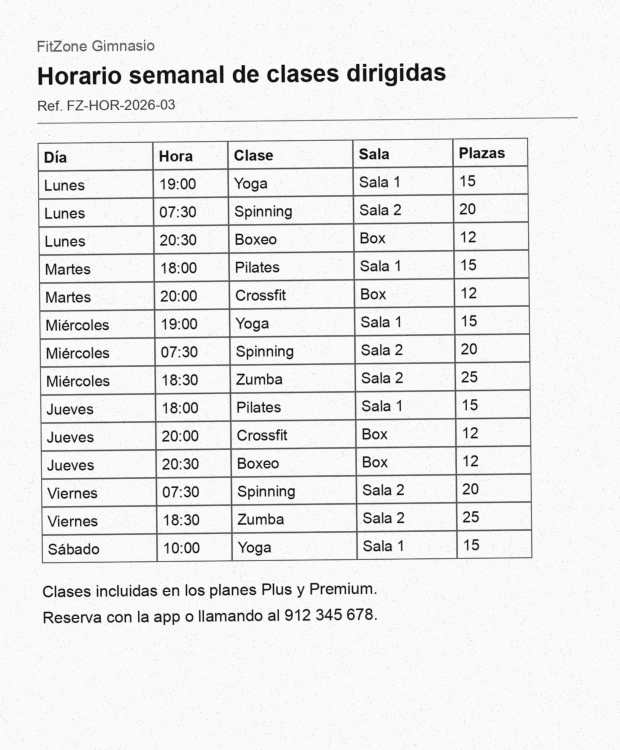
#> input picture documentos/horario_clases.png, 1240 x 1500 px (shown at 1/2 size); its folder holds only this picture in this run
$ python ocr.py
#> lines starting #> are read from the running program, lines starting #| are printed output that depends on the picture; after the words box and inside, x2 and y2 are one past the last pixel; in counts of white or black regions, pixels touching at a corner belong together
"""
OCR offline con Tesseract + validacion y extraccion de campos con regex.

Se ejecuta UNA SOLA VEZ y guarda el resultado en datos/documentos_ocr.json.
El webhook solo lee ese fichero: el OCR tarda segundos y Dialogflow corta a
los 5, asi que nunca puede ir dentro de una peticion.

Uso:
    python ocr.py
"""

import json
import re
import shutil
from datetime import datetime
from pathlib import Path

import numpy as np
import pytesseract
from PIL import Image, ImageOps

BASE = Path(__file__).parent
CARPETA = BASE / "documentos"
SALIDA = BASE / "datos" / "documentos_ocr.json"
TESSDATA = BASE / "tessdata"   # aqui esta spa.traineddata
EXTENSIONES = (".jpg", ".jpeg", ".png", ".tif", ".tiff")

# En Mac con Apple Silicon el tesseract de /usr/local puede ser x86 y no
# arrancar: preferimos el de Homebrew si existe.
for candidato in ("/opt/homebrew/bin/tesseract", shutil.which("tesseract")):
    if candidato and Path(candidato).is_file():
        pytesseract.pytesseract.tesseract_cmd = candidato
        break
#> in leer_documento, imagen is the input picture: PIL image 1240x1500 L; min 6, max 253, mean 235.9

# --psm 6 = "un bloque de texto uniforme": funciona bien con parrafos y tablas simples.
CONFIG_TESSERACT = f"--psm 6 --tessdata-dir {TESSDATA}"


# Regex de validacion / extraccion

PATRONES = {
    # Referencia de documento, p. ej. FZ-NOR-2026-01
    "referencia": r"\bFZ-[A-Z]{3}-\d{4}-\d{2}\b",
    # Fechas tipo 31/12/2026
    "fecha": r"\b\d{1,2}/\d{1,2}/\d{4}\b",
    # Importes tipo 29,90 € / 1.250,00 €
    "importe": r"\b\d{1,3}(?:\.\d{3})*,\d{2}\s?€",
    # Horas tipo 07:30
    "hora": r"\b(?:[01]\d|2[0-3]):[0-5]\d\b",
    # Telefono espanol de 9 digitos
    "telefono": r"\b[6-9]\d{2}\s?\d{3}\s?\d{3}\b",
}


def enderezar(imagen: Image.Image) -> Image.Image:
    """Prueba giros de -2 a 2 grados y se queda con el que deja las lineas de texto mas nitidas."""
    pequena = imagen.resize((imagen.width // 2, imagen.height // 2))
    mejor, mejor_puntuacion = 0.0, -1.0
    for angulo in np.arange(-2, 2.01, 0.2):
        tinta = np.asarray(pequena.rotate(angulo, fillcolor=255)) < 140
        puntuacion = np.var(tinta.sum(axis=1))
        if puntuacion > mejor_puntuacion:
            mejor, mejor_puntuacion = angulo, puntuacion
#> this loop made 21 passes
#> (puntuacion, mejor, mejor_puntuacion) on passes 1 to 8: (1369.1, -2, 1369.1), (1548.9, -1.8, 1548.9), (1796.4, -1.6, 1796.4), (2151.5, -1.4, 2151.5), (2624.3, -1.2, 2624.3), (3449.9, -1, 3449.9), (4940.7, -0.8, 4940.7), (6999.8, -0.6, 6999.8)
#> pass 1, in enderezar, `tinta = np.asarray(pequena.rotate(angulo, fillcolor=255)) < 140`:
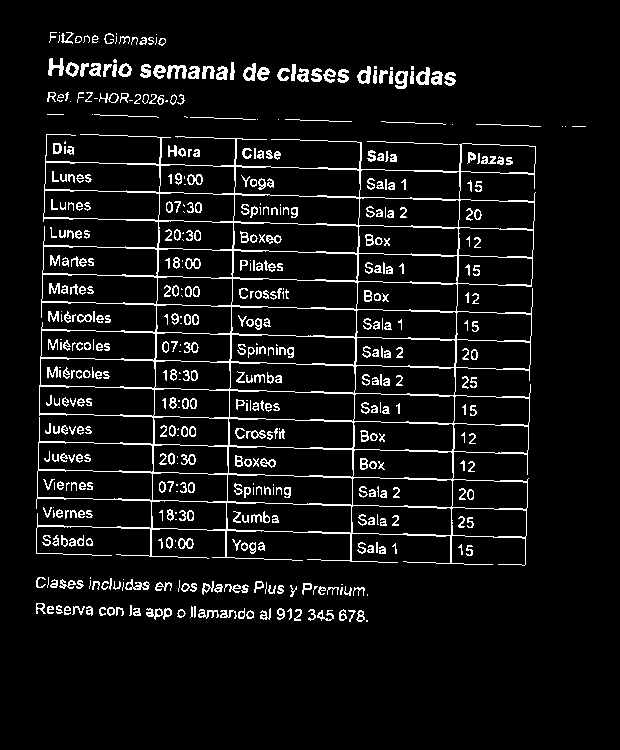
#> tinta: shape (750, 620) bool; 7.2% white in thin lines or dots, all inside (x1, y1, x2, y2) = (36, 32, 586, 622)
#> pass 3, in enderezar, `tinta = np.asarray(pequena.rotate(angulo, fillcolor=255)) < 140`:
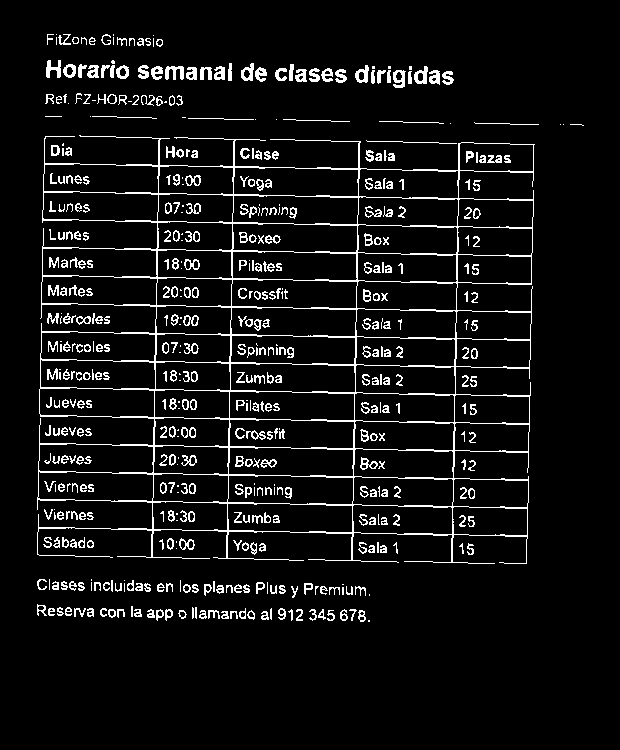
#> tinta: shape (750, 620) bool; 7.2% white in thin lines or dots, all inside (x1, y1, x2, y2) = (37, 34, 584, 622)
#> after the loop, mejor = -0.6; mejor_puntuacion = 6999.8
    return imagen.rotate(mejor, expand=False, fillcolor=255, resample=Image.BICUBIC)


def quitar_lineas(tinta: np.ndarray, largo: int) -> np.ndarray:
    """
    Borra de la imagen binaria (True = tinta) las rayas de mas de `largo` pixeles,
    horizontales y verticales. Son los bordes de las tablas: Tesseract los lee
    como letras sueltas ('|', '[') y desbarata el reconocimiento de las celdas.
    Las letras miden menos que `largo`, asi que no se tocan.
    """
#> called with largo = 90
    limpia = tinta.copy()
#> limpia: shape (3000, 2480) bool; 7.5% white; 540 white regions (4 under 20 px), largest, box (x1, y1, x2, y2) and area: (159, 559, 2123, 2243) 233067, (160, 479, 2322, 485) 8660, (641, 274, 716, 329) 2656
    for eje in (0, 1):
        vista = limpia if eje == 1 else limpia.T      # filas de la vista = lineas a revisar
        for i in range(vista.shape[0]):
            fila = np.concatenate(([0], vista[i].astype(np.int8), [0]))
            cambios = np.flatnonzero(np.diff(fila))
            for ini, fin in zip(cambios[::2], cambios[1::2]):
                if fin - ini > largo:
                    vista[i, ini:fin] = False
#> this loop made 2 passes
#> pass 1, in quitar_lineas, `vista = limpia if eje == 1 else limpia.T`:
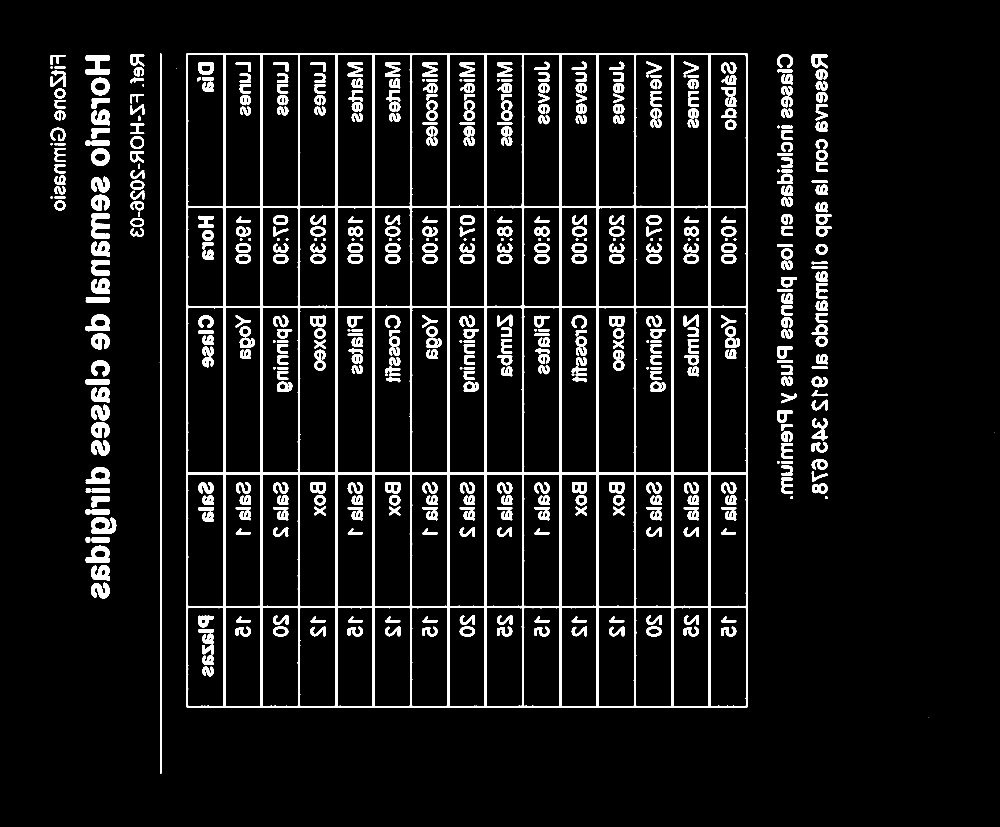
#> vista: shape (2480, 3000) bool (shown at 1/3 size); 7.5% white; 540 white regions (4 under 20 px), largest, box (x1, y1, x2, y2) and area: (559, 159, 2243, 2123) 233067, (479, 160, 485, 2322) 8660, (274, 641, 329, 716) 2656
#> after the loop:
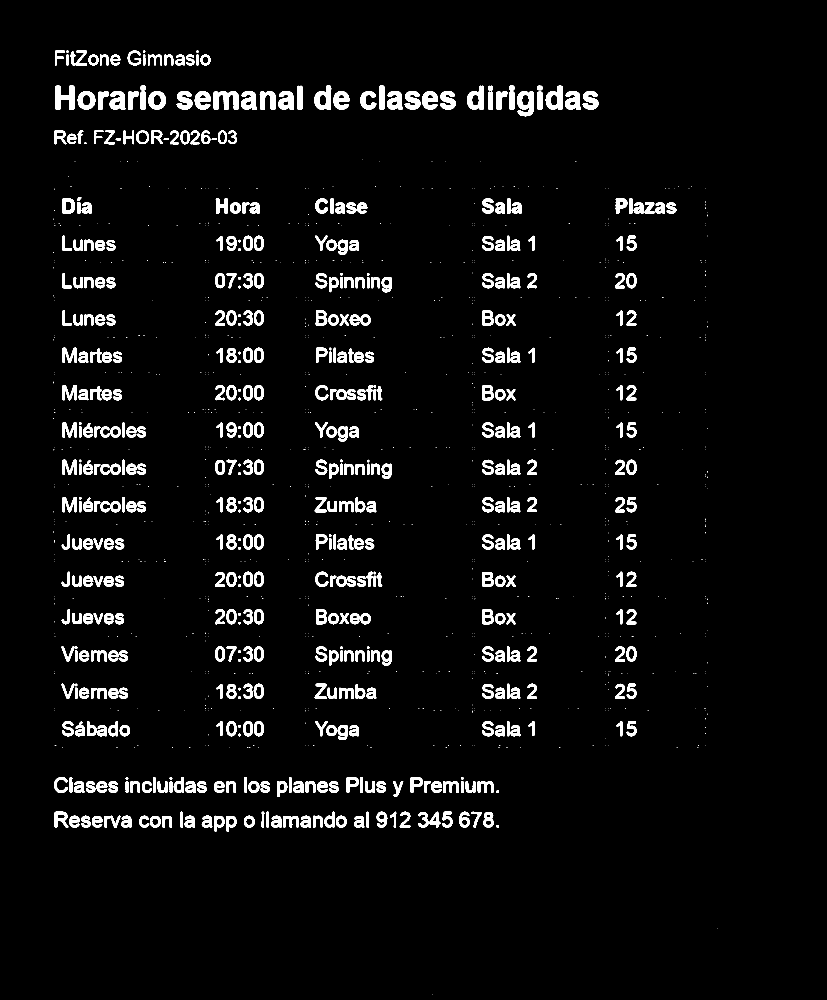
#> vista: shape (3000, 2480) bool (shown at 1/3 size); 4.3% white; 1350 white regions (816 under 20 px), largest, box (x1, y1, x2, y2) and area: (641, 274, 716, 329) 2656, (166, 257, 223, 329) 2598, (1551, 273, 1601, 349) 2498
    return limpia


def leer_documento(ruta: Path) -> str:
    """
    Preprocesado, en este orden y por esto:
      1. escala de grises + autocontraste: el tono de papel y el ruido del escaneo
         suben el fondo.
      2. enderezar: el escaneo sale con unos grados de giro; sin esto las rayas
         de las tablas quedan inclinadas y no se pueden borrar.
      3. ampliar x2: Tesseract rinde mejor con letra de ~30 px de alto.
      4. binarizar y quitar rayas de tabla.
    """
    imagen = Image.open(ruta).convert("L")
    imagen = ImageOps.autocontrast(imagen, cutoff=2)
    imagen = enderezar(imagen)
    imagen = imagen.resize((imagen.width * 2, imagen.height * 2), Image.LANCZOS)
    tinta = quitar_lineas(np.asarray(imagen) < 160, largo=90)
    limpia = Image.fromarray(np.where(tinta, 0, 255).astype(np.uint8))
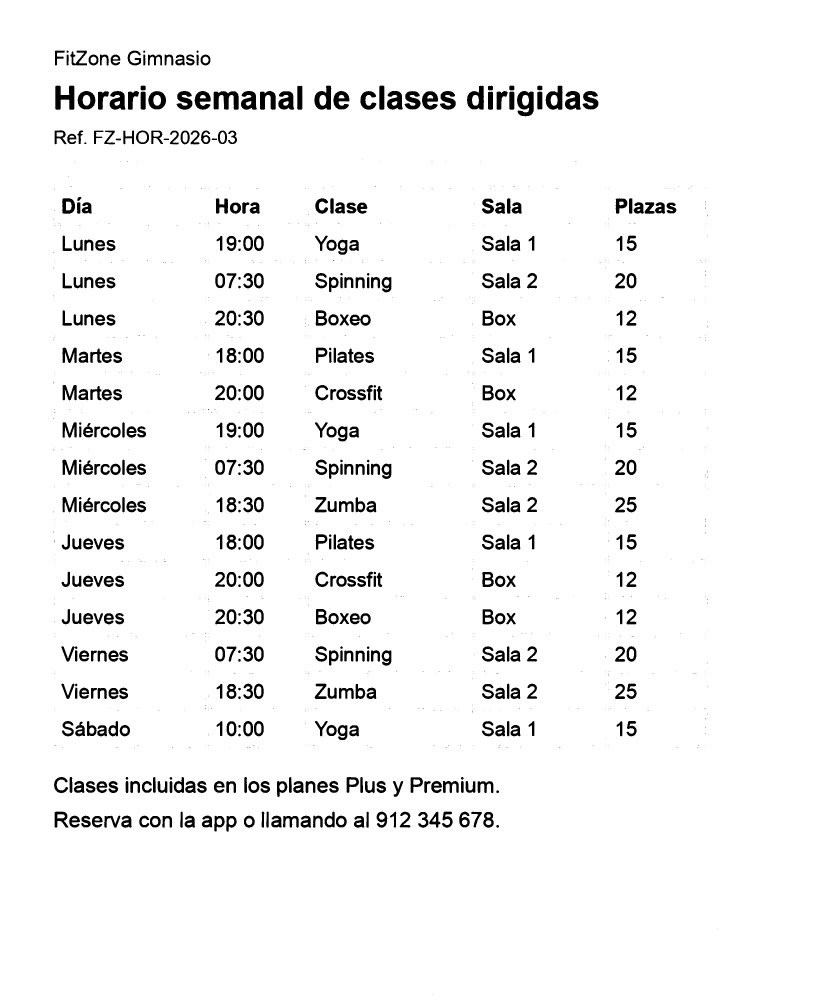
#> limpia: PIL image 2480x3000 L (shown at 1/3 size); 95.7% white; 1350 black regions (816 under 20 px), largest, box (x1, y1, x2, y2) and area: (641, 274, 716, 329) 2656, (166, 257, 223, 329) 2598, (1551, 273, 1601, 349) 2498
    return pytesseract.image_to_string(limpia, lang="spa", config=CONFIG_TESSERACT)


# [18 lines left out: functions fecha_valida, analizar, not called in this run]


def main() -> None:
    imagenes = sorted(p for p in CARPETA.iterdir() if p.suffix.lower() in EXTENSIONES)
    if not imagenes:
        raise SystemExit("No hay imágenes en documentos/. Ejecuta antes generar_documentos.py")

    resultado = {}
    for ruta in imagenes:
        texto = leer_documento(ruta).strip()
        campos = analizar(texto)
        resultado[ruta.name] = {"texto": texto, "campos": campos}
        estado = "OK" if campos["valido"] else "REVISAR"
        print(f"[{estado}] {ruta.name}: {len(texto)} caracteres, "
              f"ref={campos['referencia']}, {len(campos['importe'])} importes, "
              f"{len(campos['hora'])} horas")

    SALIDA.parent.mkdir(exist_ok=True)
    SALIDA.write_text(json.dumps(resultado, ensure_ascii=False, indent=2), encoding="utf-8")
    print(f"\nGuardado en {SALIDA}")


if __name__ == "__main__":
    main()
#> (the call stopped at in leer_documento, `return pytesseract.image_to_string(limpia, lang="spa", config=CONFIG_T..`: pytesseract is not available in this run)

$ run again, on documentos/normativa_instalaciones.png
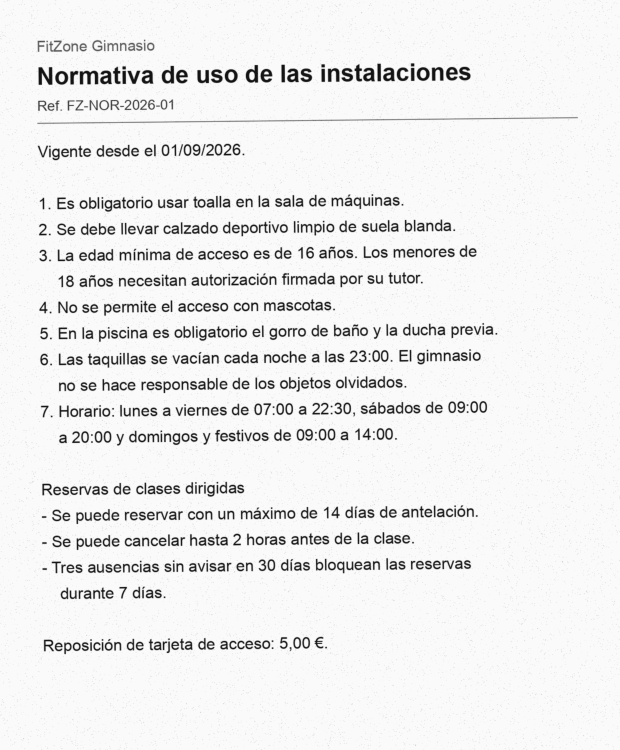
#> input picture documentos/normativa_instalaciones.png, 1240 x 1500 px (shown at 1/2 size)
#> in leer_documento, imagen is the input picture: PIL image 1240x1500 L; min 7, max 253, mean 237.2
#> the loop in enderezar, `for angulo in np.arange(-2, 2.01, 0.2):` made 21 passes
#> (puntuacion, mejor, mejor_puntuacion) on passes 1 to 8: (2450.2, -2, 2450.2), (2689.2, -1.8, 2689.2), (2930.1, -1.6, 2930.1), (3170.1, -1.4, 3170.1), (3404.9, -1.2, 3404.9), (3681.9, -1, 3681.9), (4026.5, -0.8, 4026.5), (4256.4, -0.6, 4256.4)
#> pass 1, in enderezar, `tinta = np.asarray(pequena.rotate(angulo, fillcolor=255)) < 140`:
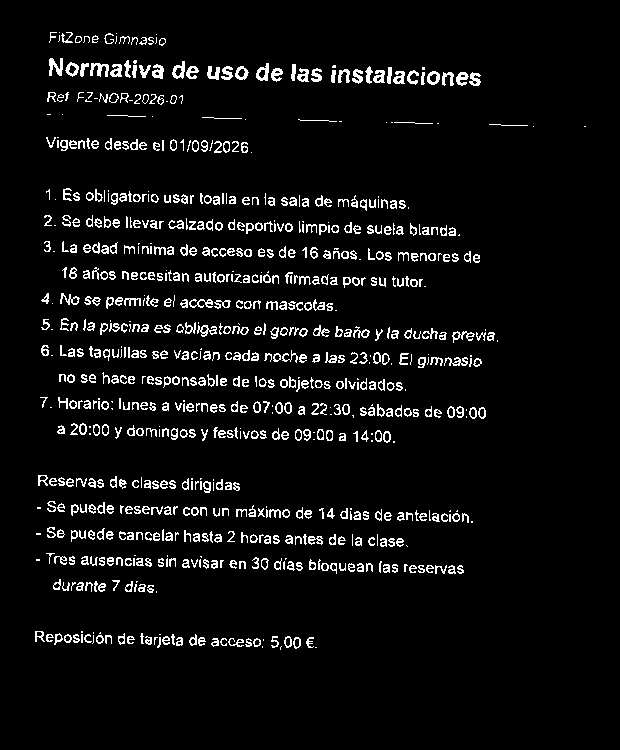
#> tinta: shape (750, 620) bool; 5.8% white in thin lines or dots, all inside (x1, y1, x2, y2) = (35, 32, 586, 650)
#> after the loop in enderezar, `for angulo in np.arange(-2, 2.01, 0.2):`: mejor = -0.6; mejor_puntuacion = 4256.4
#> after the loop in quitar_lineas, `for eje in (0, 1):`:
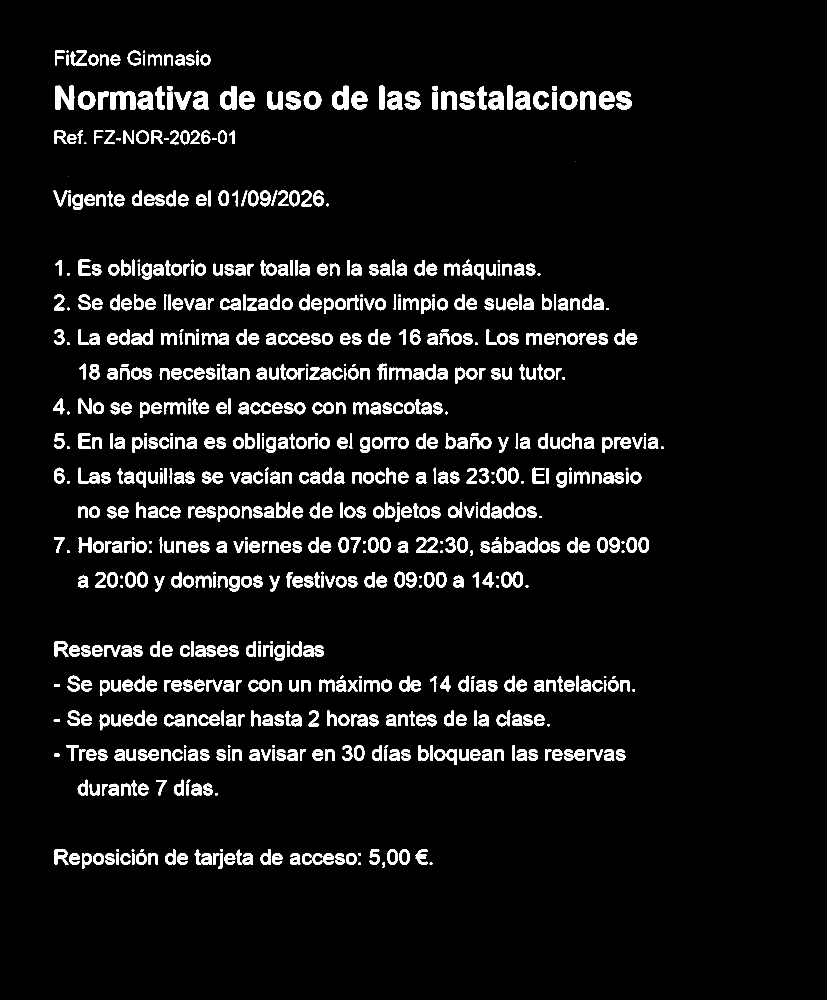
#> vista: shape (3000, 2480) bool (shown at 1/3 size); 6% white; 818 white regions (2 under 20 px), largest, box (x1, y1, x2, y2) and area: (166, 257, 223, 329) 2689, (331, 273, 406, 329) 2584, (996, 257, 1045, 328) 2090
